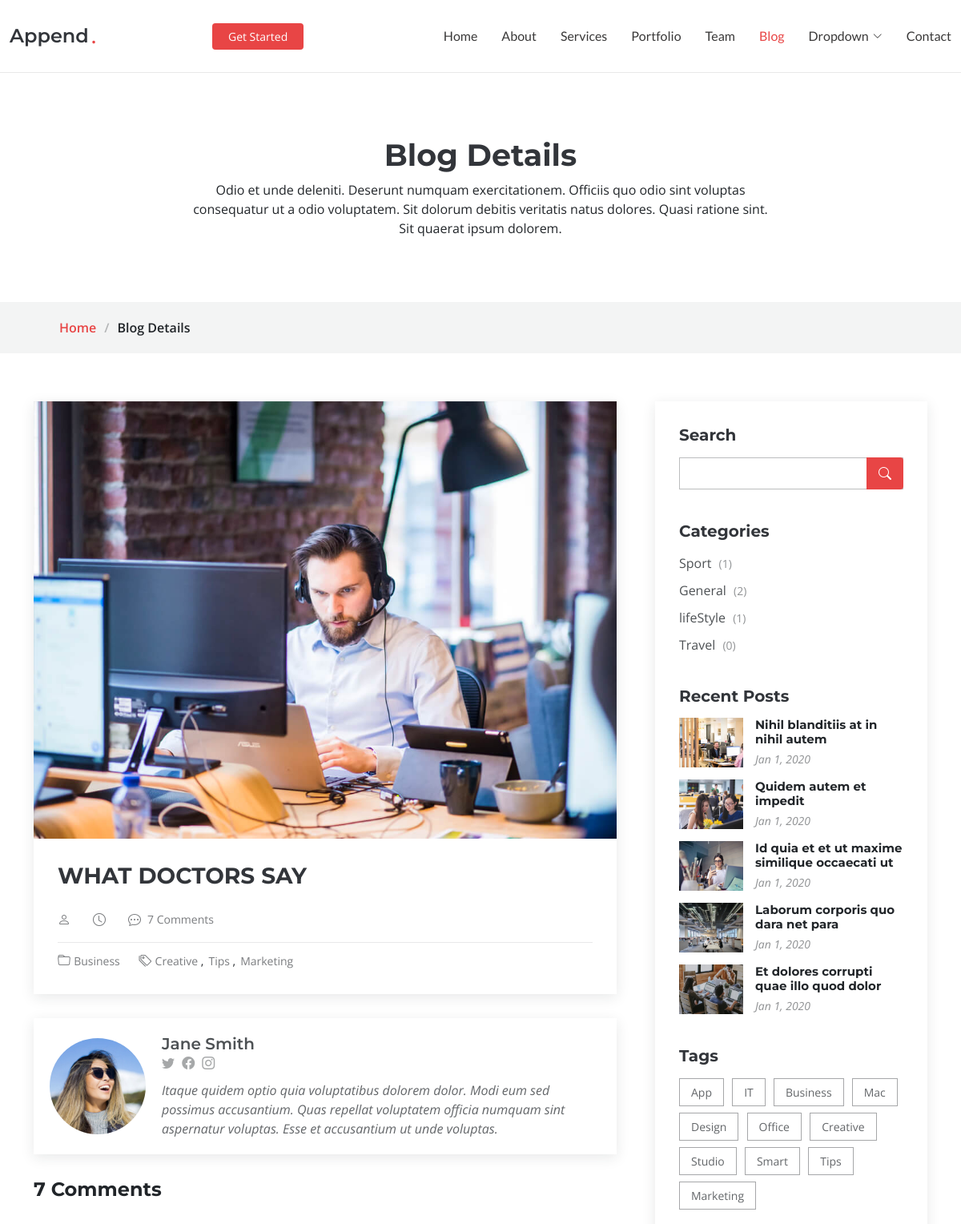
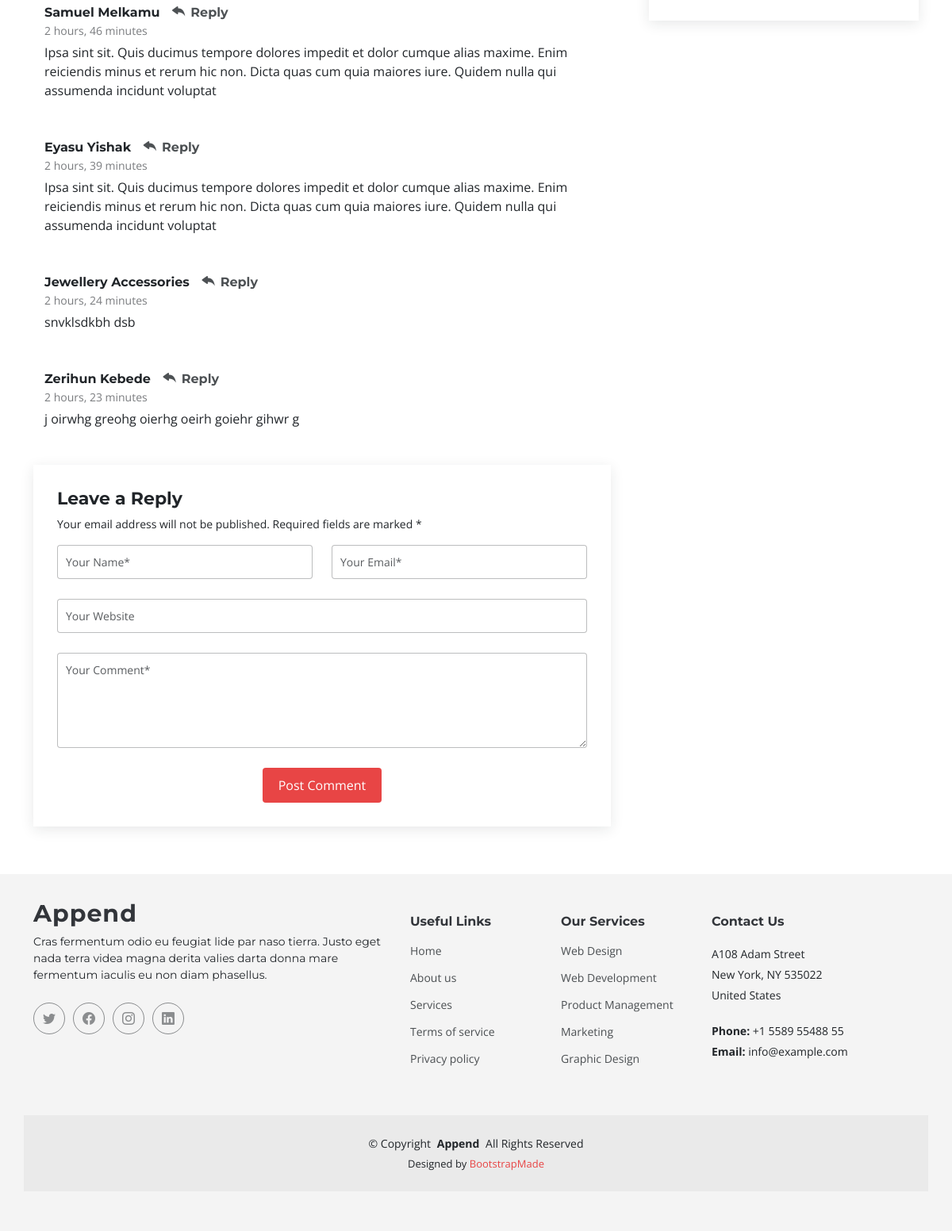
Page /post_detail/WHAT DOCTORS SAY/ on the committed database (2 pictures, top to bottom).
### news/models.py (models this page shows, shortened)
class Post(models.Model):
   title = models.CharField(max_length=200)
   description = tinymce_models.HTMLField()
   image  = models.ImageField()
   author = models.ForeignKey(User, on_delete=models.CASCADE)
   category = models.ForeignKey("Category",  on_delete=models.SET_NULL, null=True)
   date = models.DateTimeField(auto_now=True,)
   def comment_count(self):
      return Comment.objects.filter(post__id = self.pk).count()

class Comment(models.Model):
   name = models.CharField(max_length=200)
   comment = models.CharField(max_length=200)
   email = models.EmailField()
   website = models.URLField()
   post = models.ForeignKey("Post", on_delete=models.CASCADE)
   status  = models.BooleanField(default=False)
   date = models.DateTimeField(auto_now=True)

class Category(models.Model):
   name = models.CharField(max_length=200)
   def count_post(self):
      return Post.objects.filter(category__name = self.name).count()

### news/views.py (the view, shortened to what this page needs)
# urls.py: path('post_detail/<str:post_title>/', post_detail, name='post_detail_url')
def post_detail(request,post_title:str):
   single_post = Post.objects.filter(title = post_title).first()
   comment = Comment.objects.filter(post__id = single_post.id, status = True)
   category = Category.objects.all()
   return render(request, 'post_detail.html',{'single_post':single_post,'category':category,'comment':comment})

### news/templates/post_detail.html (shortened to what this page needs)
{% load static %}
<!DOCTYPE html>
<html lang="en">
{% include 'head.html' %}
<body class="blog-details-page">
  {% include 'header.html' %}
  <main id="main">
    <div data-aos="fade" class="page-title">
      <div class="heading">
        <div class="container">
          <div class="row d-flex justify-content-center text-center">
            <div class="col-lg-8">
              <h1>Blog Details</h1>
              <p class="mb-0">Odio et unde deleniti. Deserunt numquam exercitationem. Officiis quo odio sint voluptas consequatur ut a odio voluptatem. Sit dolorum debitis veritatis natus dolores. Quasi ratione sint. Sit quaerat ipsum dolorem.</p>
            </div>
          </div>
        </div>
      </div>
      <nav class="breadcrumbs">
        <div class="container">
          <ol>
            <li><a href="index.html">Home</a></li>
            <li>Blog Details</li>
          </ol>
        </div>
      </nav>
    </div>
    <section id="blog-details" class="blog-details">
      <div class="container" data-aos="fade-up" data-aos-delay="100">
        <div class="row g-5">
          <div class="col-lg-8">
            <article class="article">
              <div class="post-img">
                <img src="{{single_post.image.url}}" alt="" class="img-fluid">
              </div>
              <h2 class="title">{{single_post.title}}</h2>
              <div class="meta-top">
                <ul>
                  <li class="d-flex align-items-center"><i class="bi bi-person"></i> <a href="blog-details.html">{{sinlge_post.author.username}}</a></li>
                  <li class="d-flex align-items-center"><i class="bi bi-clock"></i> <a href="blog-details.html"><time datetime="2020-01-01">{{sinlge_post.author.date}}</time></a></li>
                  <li class="d-flex align-items-center"><i class="bi bi-chat-dots"></i> <a href="blog-details.html">{{single_post.comment_count}} Comments</a></li>
                </ul>
              </div>
              <div class="meta-bottom">
                <i class="bi bi-folder"></i>
                <ul class="cats">
                  <li><a href="#">Business</a></li>
                </ul>
                <i class="bi bi-tags"></i>
                <ul class="tags">
                  <li><a href="#">Creative</a></li>
                  <li><a href="#">Tips</a></li>
                  <li><a href="#">Marketing</a></li>
                </ul>
              </div>
            </article>
            <div class="blog-author d-flex align-items-center">
              <img src="assets/img/blog/blog-author.jpg" class="rounded-circle flex-shrink-0" alt="">
              <div>
                <h4>Jane Smith</h4>
                <div class="social-links">
                  <a href="https://twitters.com/#"><i class="bi bi-twitter"></i></a>
                  <a href="https://facebook.com/#"><i class="bi bi-facebook"></i></a>
                  <a href="https://instagram.com/#"><i class="biu bi-instagram"></i></a>
                </div>
                <p>
                  Itaque quidem optio quia voluptatibus dolorem dolor. Modi eum sed possimus accusantium. Quas repellat voluptatem officia numquam sint aspernatur voluptas. Esse et accusantium ut unde voluptas.
                </p>
              </div>
            </div>
            <div class="comments">
              <h4 class="comments-count">{{single_post.comment_count}} Comments</h4>
              {% for single_comment  in comment  %}
              <div id="comment-1" class="comment">
                <div class="d-flex">
                  <div>
                    <h5><a href="">{{single_comment.name}}</a> <a href="#" class="reply"><i class="bi bi-reply-fill"></i> Reply</a></h5>
                    <time datetime="2020-01-01">{{single_comment.date|timesince}}</time>
                    <p>
                      {{single_comment.comment}}
                    </p>
                  </div>
                </div>
              </div>
              {% endfor %}
              <div class="reply-form">
                <h4>Leave a Reply</h4>
                <p>Your email address will not be published. Required fields are marked * </p>
                <form action="" method="post">
                  <div class="row">
                    <div class="col-md-6 form-group">
                      <input name="name" type="text" class="form-control" placeholder="Your Name*">
                    </div>
                    <div class="col-md-6 form-group">
                      <input name="email" type="text" class="form-control" placeholder="Your Email*">
                    </div>
                  </div>
                  <div class="row">
                    <div class="col form-group">
                      <input name="website" type="text" class="form-control" placeholder="Your Website">
                    </div>
                  </div>
                  <div class="row">
                    <div class="col form-group">
                      <textarea name="comment" class="form-control" placeholder="Your Comment*"></textarea>
                    </div>
                  </div>
                  <div class="text-center">
                    <button type="submit" class="btn btn-primary">Post Comment</button>
                  </div>
                </form>
              </div>
            </div>
          </div>
          <div class="col-lg-4">
            <div class="sidebar">
              <div class="sidebar-item search-form">
                <h3 class="sidebar-title">Search</h3>
                <form action="" class="mt-3">
                  <input type="text">
                  <button type="submit"><i class="bi bi-search"></i></button>
                </form>
              </div>
              <div class="sidebar-item categories">
                <h3 class="sidebar-title">Categories</h3>
                <ul class="mt-3">
                  {% for single_caegory  in category  %}
                  <li><a href="{% url 'category_post_url' single_caegory.name  %}">{{single_caegory.name}} <span>({{single_caegory.count_post}})</span></a></li>
                  {% endfor %}
                </ul>
              </div>
              <div class="sidebar-item recent-posts">
                <h3 class="sidebar-title">Recent Posts</h3>
                <div class="post-item">
                  <img src="assets/img/blog/blog-recent-1.jpg" alt="" class="flex-shrink-0">
                  <div>
                    <h4><a href="blog-details.html">Nihil blanditiis at in nihil autem</a></h4>
                    <time datetime="2020-01-01">Jan 1, 2020</time>
                  </div>
                </div>
                <div class="post-item">
                  <img src="assets/img/blog/blog-recent-2.jpg" alt="" class="flex-shrink-0">
                  <div>
                    <h4><a href="blog-details.html">Quidem autem et impedit</a></h4>
                    <time datetime="2020-01-01">Jan 1, 2020</time>
                  </div>
                </div>
                <div class="post-item">
                  <img src="assets/img/blog/blog-recent-3.jpg" alt="" class="flex-shrink-0">
                  <div>
                    <h4><a href="blog-details.html">Id quia et et ut maxime similique occaecati ut</a></h4>
                    <time datetime="2020-01-01">Jan 1, 2020</time>
                  </div>
                </div>
                <div class="post-item">
                  <img src="assets/img/blog/blog-recent-4.jpg" alt="" class="flex-shrink-0">
                  <div>
                    <h4><a href="blog-details.html">Laborum corporis quo dara net para</a></h4>
                    <time datetime="2020-01-01">Jan 1, 2020</time>
                  </div>
                </div>
                <div class="post-item">
                  <img src="assets/img/blog/blog-recent-5.jpg" alt="" class="flex-shrink-0">
                  <div>
                    <h4><a href="blog-details.html">Et dolores corrupti quae illo quod dolor</a></h4>
                    <time datetime="2020-01-01">Jan 1, 2020</time>
                  </div>
                </div>
              </div>
              <div class="sidebar-item tags">
                <h3 class="sidebar-title">Tags</h3>
                <ul class="mt-3">
                  <li><a href="#">App</a></li>
                  <li><a href="#">IT</a></li>
                  <li><a href="#">Business</a></li>
                  <li><a href="#">Mac</a></li>
                  <li><a href="#">Design</a></li>
                  <li><a href="#">Office</a></li>
                  <li><a href="#">Creative</a></li>
                  <li><a href="#">Studio</a></li>
                  <li><a href="#">Smart</a></li>
                  <li><a href="#">Tips</a></li>
                  <li><a href="#">Marketing</a></li>
                </ul>
              </div>
            </div>
          </div>
        </div>
      </div>
    </section>
  </main>
  <footer id="footer" class="footer">
    <div class="container footer-top">
      <div class="row gy-4">
        <div class="col-lg-5 col-md-12 footer-about">
          <a href="index.html" class="logo d-flex align-items-center">
            <span>Append</span>
          </a>
          <p>Cras fermentum odio eu feugiat lide par naso tierra. Justo eget nada terra videa magna derita valies darta donna mare fermentum iaculis eu non diam phasellus.</p>
          <div class="social-links d-flex mt-4">
            <a href=""><i class="bi bi-twitter"></i></a>
            <a href=""><i class="bi bi-facebook"></i></a>
            <a href=""><i class="bi bi-instagram"></i></a>
            <a href=""><i class="bi bi-linkedin"></i></a>
          </div>
        </div>
        <div class="col-lg-2 col-6 footer-links">
          <h4>Useful Links</h4>
          <ul>
            <li><a href="#">Home</a></li>
            <li><a href="#">About us</a></li>
            <li><a href="#">Services</a></li>
            <li><a href="#">Terms of service</a></li>
            <li><a href="#">Privacy policy</a></li>
          </ul>
        </div>
        <div class="col-lg-2 col-6 footer-links">
          <h4>Our Services</h4>
          <ul>
            <li><a href="#">Web Design</a></li>
            <li><a href="#">Web Development</a></li>
            <li><a href="#">Product Management</a></li>
            <li><a href="#">Marketing</a></li>
            <li><a href="#">Graphic Design</a></li>
          </ul>
        </div>
        <div class="col-lg-3 col-md-12 footer-contact text-center text-md-start">
          <h4>Contact Us</h4>
          <p>A108 Adam Street</p>
          <p>New York, NY 535022</p>
          <p>United States</p>
          <p class="mt-4"><strong>Phone:</strong> <span>+1 5589 55488 55</span></p>
          <p><strong>Email:</strong> <span>info@example.com</span></p>
        </div>
      </div>
    </div>
    <div class="container copyright text-center mt-4">
      <p>&copy; <span>Copyright</span> <strong class="px-1">Append</strong> <span>All Rights Reserved</span></p>
      <div class="credits">
        Designed by <a href="https://bootstrapmade.com/">BootstrapMade</a>
      </div>
    </div>
  </footer>
</body>
</html>

### rows in the picture
Post: image (picture), title "WHAT DOCTORS SAY", comment_count "7"
Comment: name "Samuel Melkamu", date "2 hours, 46 minutes", comment "Ipsa sint sit. Quis ducimus tempore dolores impedit et dolor cumque alias maxime. Enim reiciendis minus et rerum hic non. Dicta quas cum quia maiores iure. Quidem nulla qui assumenda incidunt voluptat"
Comment: name "Eyasu Yishak", date "2 hours, 39 minutes", comment "Ipsa sint sit. Quis ducimus tempore dolores impedit et dolor cumque alias maxime. Enim reiciendis minus et rerum hic non. Dicta quas cum quia maiores iure. Quidem nulla qui assumenda incidunt voluptat"
Comment: name "Jewellery Accessories", date "2 hours, 24 minutes", comment "snvklsdkbh dsb"
Comment: name "Zerihun Kebede", date "2 hours, 23 minutes", comment "j oirwhg greohg oierhg oeirh goiehr gihwr g"
Category: name "Sport", count_post "1"
Category: name "General", count_post "2"
Category: name "lifeStyle", count_post "1"
Category: name "Travel", count_post "0"
